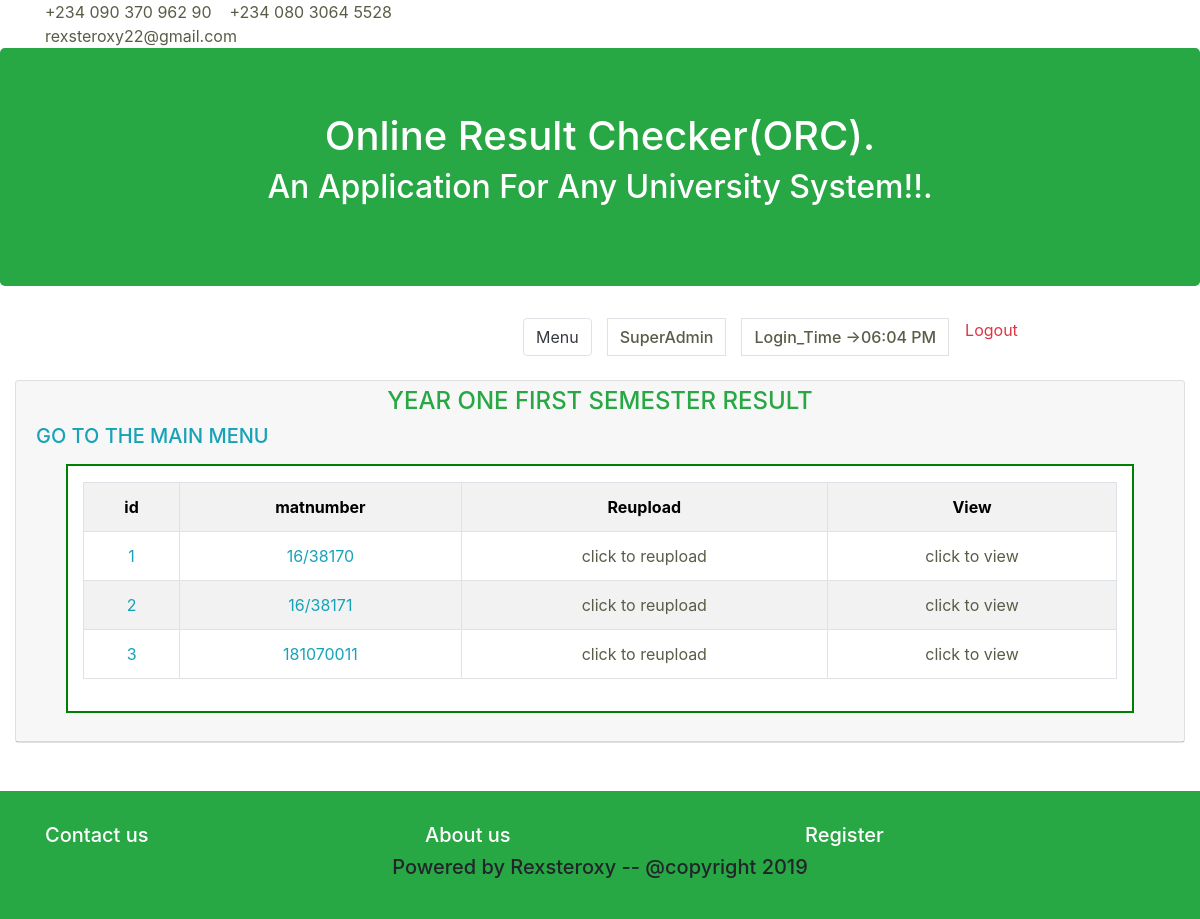
/admin/result/f1/index.php (signed in), run on the app's committed database.
### tables this page shows
CREATE TABLE `firstsemester` (
  `id` int(225) NOT NULL,
  `matnumber` varchar(225) NOT NULL,
  `course1` varchar(225) NOT NULL,
  `score1` varchar(225) NOT NULL,
  `unit1` varchar(225) NOT NULL,
  `grade1` varchar(225) NOT NULL,
  `course2` varchar(225) NOT NULL,
  `score2` varchar(225) NOT NULL,
  `unit2` varchar(225) NOT NULL,
  `grade2` varchar(225) NOT NULL,
  `course3` varchar(225) NOT NULL,
  `score3` varchar(225) NOT NULL,
  `unit3` varchar(225) NOT NULL,
  `grade3` varchar(225) NOT NULL,
  `course4` varchar(225) NOT NULL,
  `score4` varchar(225) NOT NULL,
  `unit4` varchar(225) NOT NULL,
  `grade4` varchar(225) NOT NULL,
  `course5` varchar(225) NOT NULL,
  `score5` varchar(225) NOT NULL,
  `unit5` varchar(225) NOT NULL,
  `grade5` varchar(225) NOT NULL,
  `course6` varchar(225) NOT NULL,
  `score6` varchar(225) NOT NULL,
  `unit6` varchar(225) NOT NULL,
  `grade6` varchar(225) NOT NULL,
  `course7` varchar(225) NOT NULL,
  `score7` varchar(225) NOT NULL,
  `unit7` varchar(225) NOT NULL,
  `grade7` varchar(225) NOT NULL,
  `course8` varchar(225) NOT NULL,
  `score8` varchar(225) NOT NULL,
  `unit8` varchar(225) NOT NULL,
  `grade8` varchar(225) NOT NULL,
  `course9` varchar(225) NOT NULL,
  `score9` varchar(225) NOT NULL,
  `unit9` varchar(225) NOT NULL,
  `grade9` varchar(225) NOT NULL,
  `course10` varchar(225) NOT NULL,
  `score10` varchar(225) NOT NULL,
  `unit10` varchar(225) NOT NULL,
  `grade10` varchar(225) NOT NULL,
  `course11` varchar(225) NOT NULL,
  `score11` varchar(225) NOT NULL,
  `unit11` varchar(225) NOT NULL,
  `grade11` varchar(225) NOT NULL,
  `course12` varchar(225) NOT NULL,
  `score12` varchar(225) NOT NULL,
  `unit12` varchar(225) NOT NULL,
  `grade12` varchar(225) NOT NULL,
  `course13` varchar(225) NOT NULL,
  `score13` varchar(225) NOT NULL,
  `unit13` varchar(225) NOT NULL,
  `grade13` varchar(225) NOT NULL,
  `course14` varchar(225) NOT NULL,
  `score14` varchar(225) NOT NULL,
  `unit14` varchar(225) NOT NULL,
  `grade14` varchar(225) NOT NULL,
  `course15` varchar(225) NOT NULL,
  `score15` varchar(225) NOT NULL,
  `unit15` varchar(225) NOT NULL,
  `grade15` varchar(225) NOT NULL,
  `course16` varchar(225) NOT NULL,
  `score16` varchar(225) NOT NULL,
  `unit16` varchar(225) NOT NULL,
  `grade16` varchar(225) NOT NULL,
  `course17` varchar(225) NOT NULL,
  `score17` varchar(225) NOT NULL,
  `unit17` varchar(225) NOT NULL,
  `grade17` varchar(225) NOT NULL,
  `course18` varchar(225) NOT NULL,
  `score18` varchar(225) NOT NULL,
  `unit18` varchar(225) NOT NULL,
  `grade18` varchar(225) NOT NULL,
  `course19` varchar(225) NOT NULL,
  `score19` varchar(225) NOT NULL,
  `unit19` varchar(225) NOT NULL,
  `grade19` varchar(225) NOT NULL,
  `course20` varchar(225) NOT NULL,
  `score20` varchar(225) NOT NULL,
  `unit20` varchar(225) NOT NULL,
  `grade20` varchar(225) NOT NULL
);

### private/functions.php (called while the page is built, shortened)
<?php
function url_for($script_path) {
    if($script_path[0] != '/') {
      $script_path = "/" . $script_path;
        }
    return WWW_ROOT . $script_path;
    }
function h($string=""){
	return htmlspecialchars($string);
    }
?>

### private/admin_query.php (called while the page is built, shortened)
<?php
function find_all_firstsemester(){
  global $db;
  $sql = "SELECT * FROM firstsemester ";
  $sql .= "ORDER BY id ASC";
  $admin = mysqli_query($db, $sql);
  return $admin;
}
?>

### public/admin/result/f1/index.php (the view, shortened to what this page needs)
<?php
$ffirstsemester = find_all_firstsemester();
include_once(SHARED_PATH .'/admin_header.php');
?>
	<div class="container-fluid">
    <div class="row ">
        <div class="col-md-12 col-lg-12 col-sm-12">
				<div class="card">
            <div class="card-header">
            <div class="card-subtitle">
            <h4 class="text-success text-center">YEAR ONE FIRST SEMESTER RESULT</h4>
            <h5><a class="text-info" href="<?php echo url_for('/admin/index.php')?>">GO TO THE MAIN MENU</a></h5>
						<div id="attributes">
<table class="table table-striped table-bordered table-hover table-condensed text-center">
	<tr>
        <th>id</th>
        <th>matnumber</th>
        <th>Reupload</th>
  	    <th>View</th>
	</tr>
	<?php while($firstsemester = mysqli_fetch_assoc($ffirstsemester)) {?>
		<tr class="text-info">
			<td><?php  echo h($firstsemester['id']);?></td>
			<td><?php echo h($firstsemester['matnumber']);?></td>
            <td><a class="action" href="<?php echo url_for('/admin/upload/stageone.php') ;?>">click to reupload</a></td>
			<td><a class="action" href="<?php echo url_for('/admin/result/f1/view_result.php?id=' . $firstsemester['id']) ;?>">click to view</a></td>
		</tr>
        <?php }?>
	</table>
	</div>	</div>	</div>	</div>	</div>	</div>	</div>
<br><br>
<?php include_once(SHARED_PATH .'/admin_footer.php');?>

### public/css/mine.css (style rules this page uses)
#attributes { color:black; background: white; border: 2px solid green; padding: 1em 15px; margin: 1em 30px; width: auto px; }

### data on the page
firstsemester: id "1", matnumber "16/38170"
firstsemester: id "2", matnumber "16/38171"
firstsemester: id "3", matnumber "181070011"

### other printed values
$_SESSION['level'] "SuperAdmin"
date('h:i A' ,$time) "06:04 PM"
